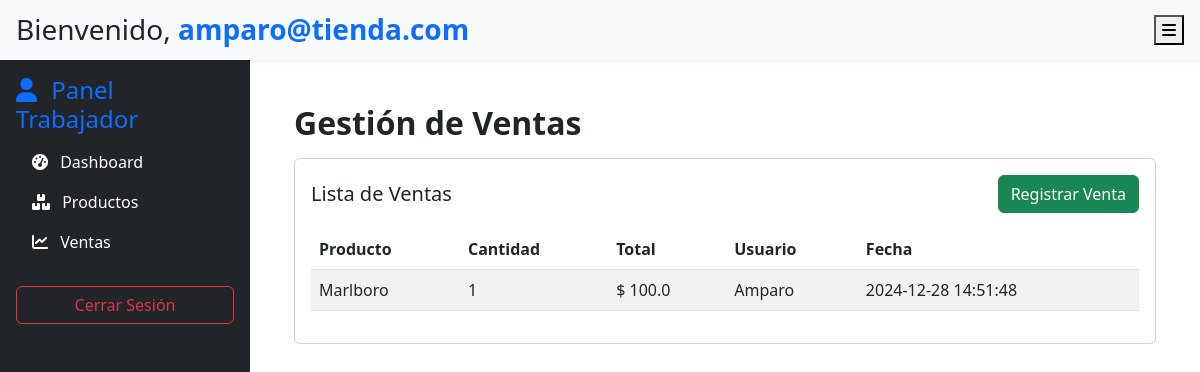
Page /dashboard/ventas (signed in) on the committed database.
### app/models.py (models this page shows, shortened)
class Usuario(UserMixin, db.Model):
    id = db.Column(db.Integer, primary_key=True)
    nombre = db.Column(db.String(100), nullable=False)  # Campo para el nombre
    email = db.Column(db.String(120), unique=True, nullable=False)  # Correo único
    password_hash = db.Column(db.String(128), nullable=False)  # Contraseña cifrada
    es_admin = db.Column(db.Boolean, default=False)  # Indicador de rol de administrador
    created_at = db.Column(db.DateTime, default=lambda: datetime.now(TZ))  # Fecha de creación
    updated_at = db.Column(db.DateTime, default=lambda: datetime.now(TZ), onupdate=lambda: datetime.now(TZ))  # Última modificación
    ventas = db.relationship('Venta', backref='usuario', lazy=True)

class Venta(db.Model):
    id = db.Column(db.Integer, primary_key=True)
    cantidad = db.Column(db.Integer, nullable=False)  # Cantidad vendida
    total = db.Column(db.Float, nullable=False)  # Total de la venta
    fecha = db.Column(db.DateTime, default=lambda: datetime.now(TZ))  # Fecha de la venta
    usuario_id = db.Column(db.Integer, db.ForeignKey('usuario.id'), nullable=False)
    producto_id = db.Column(db.Integer, db.ForeignKey('producto.id'), nullable=False)

class Producto(db.Model):
    id = db.Column(db.Integer, primary_key=True)
    nombre = db.Column(db.String(100), nullable=False)  # Nombre del producto
    total_piezas = db.Column(db.Integer, nullable=False)  # Total de piezas registradas
    stock = db.Column(db.Integer, nullable=False)  # Piezas disponibles
    precio = db.Column(db.Float, nullable=False)  # Precio del producto
    ultima_actualizacion = db.Column(db.DateTime, default=lambda: datetime.now(TZ), onupdate=lambda: datetime.now(TZ))  # Última modificación
    ventas = db.relationship('Venta', backref='producto', lazy=True)

### app/dashboard/routes.py (the view)
@dashboard.route('/ventas')
@login_required
def ventas():
    ventas_alertas = session.pop('ventas_alertas', [])
    if current_user.es_admin:
        ventas = Venta.query.all()
    else:
        ventas = Venta.query.filter_by(usuario_id=current_user.id).all()
    productos = Producto.query.all()
    return render_template('dashboard/ventas.html',
                           user=current_user,
                           ventas=ventas,
                           productos=productos,
                           ventas_alertas=ventas_alertas)

### app/templates/dashboard/ventas.html (shortened to what this page needs)
{% extends "dashboard/base_dashboard.html" %}
{% block content %}
<h2 class="fw-bold">Gestión de Ventas</h2>
<div class="card mt-3">
    <div class="card-body">
        <h5 class="card-title d-flex justify-content-between align-items-center">
            <span>Lista de Ventas</span>
            <button class="btn btn-success" data-bs-toggle="modal" data-bs-target="#registrarVentaModal">
                 Registrar Venta
            </button>
        </h5>
        <table class="table table-striped table-hover mt-3">
            <thead>
                <tr>
                    <th>Producto</th>
                    <th>Cantidad</th>
                    <th>Total</th>
                    <th>Usuario</th>
                    <th>Fecha</th>
                </tr>
            </thead>
            <tbody>
                {% for venta in ventas %}
                <tr>
                    <td>{{ venta.producto.nombre }}</td>
                    <td>{{ venta.cantidad }}</td>
                    <td>$ {{ venta.total | round(2) }}</td>
                    <td>{{ venta.usuario.nombre }}</td>
                    <td>{{ venta.fecha.strftime('%Y-%m-%d %H:%M:%S') }}</td>
                </tr>
                {% else %}
                <tr>
                    <td colspan="6" class="text-center">No hay ventas registradas</td>
                </tr>
                {% endfor %}
            </tbody>
        </table>
    </div>
</div>
{% endblock %}

### app/templates/dashboard/base_dashboard.html (shortened to what this page needs)
<!DOCTYPE html>
<html lang="es">
<head>
    <link href="https://cdn.jsdelivr.net/npm/bootstrap@5.3.0-alpha3/dist/css/bootstrap.min.css" rel="stylesheet">
    <link href="https://cdnjs.cloudflare.com/ajax/libs/font-awesome/6.0.0-beta3/css/all.min.css" rel="stylesheet">
    <link rel="stylesheet" href="{{ url_for('static', filename='css/dashboard.css') }}">
</head>
<body>
    <div class="d-flex">
        <nav class="sidebar" id="sidebar">
            <div class="p-3">
                {% if current_user.es_admin %}
                    <h4 class="text-primary"><i class="fas fa-user-shield me-2"></i> Admin Panel</h4>
                {% else %}
                    <h4 class="text-primary"><i class="fas fa-user me-2"></i> Panel Trabajador</h4>
                {% endif %}
                <ul class="nav flex-column">
                    <li class="nav-item">
                        <a href="{{ url_for('dashboard.index') }}" class="nav-link text-white">
                            <i class="fas fa-tachometer-alt me-2"></i> Dashboard
                        </a>
                    </li>
                    <li class="nav-item">
                        <a href="{{ url_for('dashboard.productos') }}" class="nav-link text-white">
                            <i class="fas fa-boxes me-2"></i> Productos
                        </a>
                    </li>
                    <li class="nav-item">
                        <a href="{{ url_for('dashboard.ventas') }}" class="nav-link text-white">
                            <i class="fas fa-chart-line me-2"></i> Ventas
                        </a>
                    </li>
                    <li class="nav-item mt-4">
                        <a href="{{ url_for('auth.logout') }}" class="btn btn-outline-danger w-100">Cerrar Sesión</a>
                    </li>
                </ul>
            </div>
        </nav>
        <div class="content" id="content">
            <header class="bg-light p-3 shadow-sm d-flex justify-content-between align-items-center">
                <h3 class="m-0">
                    Bienvenido, <span class="text-primary fw-bold">{{ user.email }}</span>
                </h3>
                <button class="header-btn" id="toggleSidebar">
                    <i class="fas fa-bars"></i>
                </button>
            </header>
            <div class="main-content p-4">
                {% block content %}{% endblock %}
            </div>
        </div>
    </div>
</body>
</html>

### app/static/css/dashboard.css (style rules this page uses)
.sidebar { min-width: 250px; max-width: 250px; background-color: #212529; color: white; transition: all 0.3s ease; position: fixed; top: 60px; left: 0; height: calc(100vh - 60px); z-index: 1000; }
header { position: fixed; top: 0; left: 0; width: 100%; background-color: #f8f9fa; z-index: 1100; padding: 10px 20px; box-shadow: 0px 4px 8px rgba(0, 0, 0, 0.1); height: 60px; }
.content { margin-left: 250px; margin-top: 60px; transition: margin-left 0.3s ease; padding: 20px; width: 100%; }

### rows in the picture
Usuario: email "amparo@tienda.com"
Venta: producto.nombre "Marlboro", cantidad "1", total "100.0", usuario.nombre "Amparo", fecha "2024-12-28 14:51:48"
